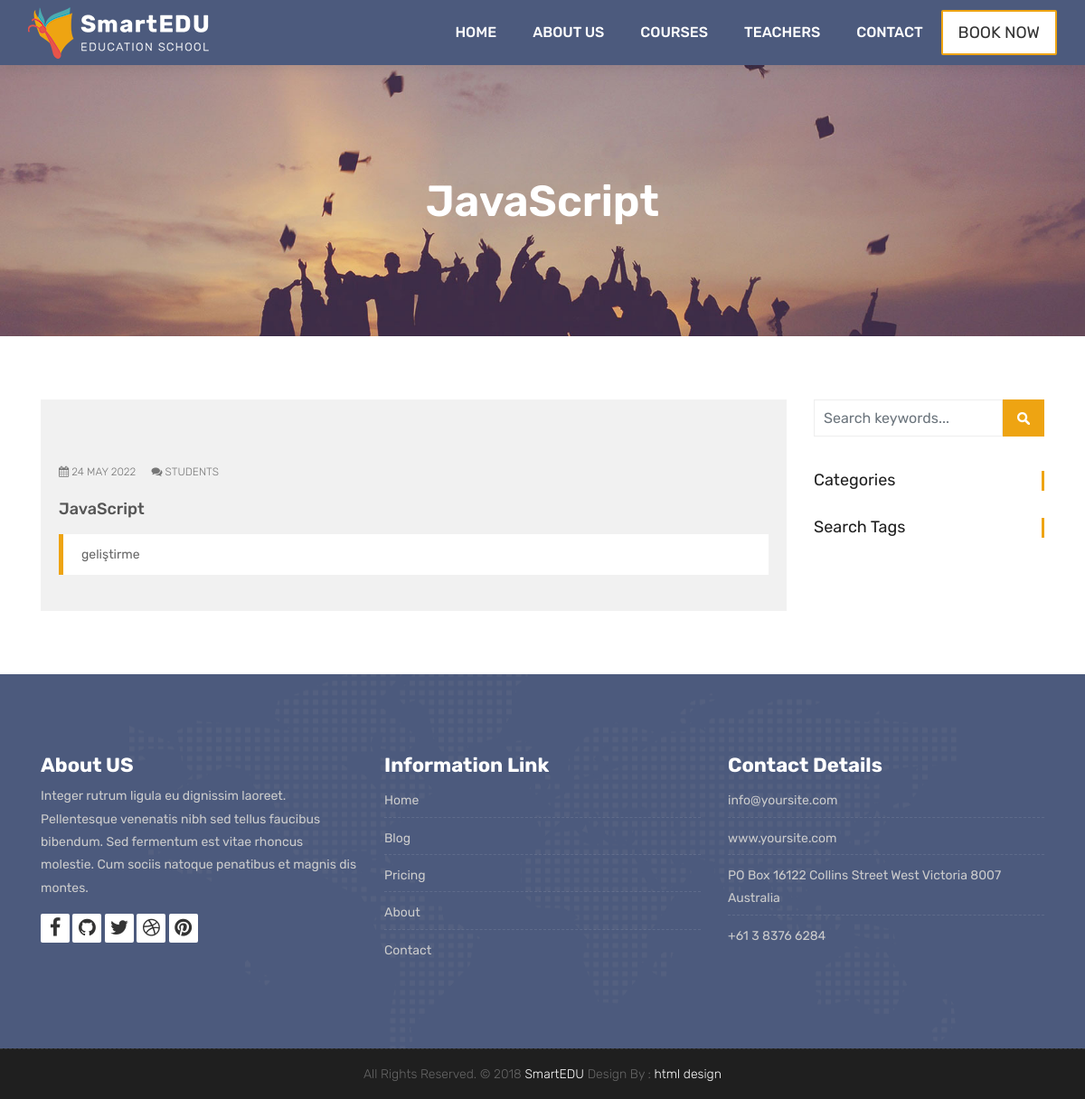
Screenshot of /course/web-development/6 with the database file from the repository.
### courses/models.py (models this page shows, shortened)
class Course(models.Model):
    name = models.CharField(max_length=100, unique=True, verbose_name= "Kurs Adı", help_text= "Kurs adını yazınız")
    category = models.ForeignKey(Category, null=True, on_delete=models.DO_NOTHING)
    tags = models.ManyToManyField(Tag, null=True, blank=True)
    description = models.TextField(blank=True, null=True)
    image = models.ImageField(upload_to= "media/%Y %m %d/", default="media/courseisnot.png")
    date = models.DateTimeField(auto_now=True)
    available = models.BooleanField(default=True)

### courses/views.py (the view)
# urls.py: path('<slug:category_slug>/<int:course_id>', course_detail, name = "course_detail"),
def course_detail(request, category_slug, course_id):
    course = Course.objects.get(category__slug=category_slug, id=course_id)
    context = {
        'course' : course
    }
    return render(request, 'course.html', context)

### templates/course.html (shortened to what this page needs)
{% extends 'partials/_base.html' %}
{% load static %}
{% block content %}
<div class="all-title-box">
	<div class="container text-center">
		<h1>{{course.name}}</span></h1>
	</div>
</div>
<div id="overviews" class="section wb">
	<div class="container">
		<div class="row">
			<div class="col-lg-9 blog-post-single">
				<div class="blog-item">
					<div class="image-blog">
					</div>
					<div class="post-content">
						<div class="meta-info-blog">
							<span><i class="fa fa-calendar"></i> {{course.date|date:"d M Y"}}</span>
							<span><i class="fa fa-comments"></i> Students</span>
						</div>
						<div class="blog-title">
							<h2><a href="#" title="">{{course.name}}</a></h2>
						</div>
						<div class="blog-desc">
							<blockquote class="default">
								{{course.description}}
							</blockquote>
						</div>
					</div>
				</div>
			</div>
			<div class="col-lg-3 col-12 right-single">
				<div class="widget-search">
					<div class="site-search-area">
						<form method="get" id="site-searchform" action="#">
							<div>
								<input class="input-text form-control" name="search-k" id="search-k"
									placeholder="Search keywords..." type="text">
								<input id="searchsubmit" value="Search" type="submit">
							</div>
						</form>
					</div>
				</div>
				<div class="widget-categories">
					<h3 class="widget-title">Categories</h3>
				</div>
				<div class="widget-tags">
					<h3 class="widget-title">Search Tags</h3>
				</div>
			</div>
		</div>
	</div>
</div>
{% endblock %}

### static/style.css (style rules this page uses)
body { color: #333333; font-size: 14px; font-family: 'Rubik', sans-serif; line-height: 1.80857; }
html, body { height: 100%; }
a { color: #1f1f1f; text-decoration: none !important; outline: none !important; -webkit-transition: all .3s ease-in-out; -moz-transition: all .3s ease-in-out; -ms-transition: all .3s ease-in-out; -o-transition: all .3s ease-in-out; transition: all .3s ease-in-out; }
h1, h2, h3, h4, h5, h6 { letter-spacing: 0; font-weight: normal; position: relative; padding: 0 0 10px 0; font-weight: normal; line-height: 120% !important; color: #1f1f1f; margin: 0 }
h1 { font-size: 24px }
h2 { font-size: 22px }
h3 { font-size: 18px }
h1 a, h2 a, h3 a, h4 a, h5 a, h6 a { color: #212121; text-decoration: none!important; opacity: 1 }
a { color: #1f1f1f; text-decoration: none; outline: none; }
a, .btn { text-decoration: none !important; outline: none !important; -webkit-transition: all .3s ease-in-out; -moz-transition: all .3s ease-in-out; -ms-transition: all .3s ease-in-out; -o-transition: all .3s ease-in-out; transition: all .3s ease-in-out; }
blockquote { margin: 20px 0 20px; padding: 30px; }
.section { display: block; position: relative; overflow: hidden; padding: 70px 0; }
.section.wb { background-color: #ffffff; }
.all-title-box { background: url(images/banner.jpg)no-repeat; -webkit-background-size: cover; -moz-background-size: cover; -o-background-size: cover; background-size: cover; background-position: center; min-height: 300px; }
.all-title-box h1 { color: #fff; font-weight: 600; text-transform: capitalize; padding-top: 11%; font-size: 48px; line-height: 0px; }
.blog-item { background: #f1f1f1; padding: 20px; }
.blog-item .meta-info-blog { margin-top: 25px; padding: 0; text-transform: uppercase; font-size: 12px; font-weight: 300; }
.meta-info-blog > span { display: inline-block; padding-right: 14px; color: #777; }
.blog-title > h2 { margin: 15px 0; padding: 0px; }
.blog-title a { font-size: 18px; line-height: 25px; font-weight: 500; color: #555; text-transform: capitalize; }
blockquote { padding: 10px 20px; margin: 0 0 20px; font-size: 17.5px; border-left: 5px solid #ffffff; }
blockquote.default { border-color: #eea412; color: #666; background: #ffffff; font-size: inherit; }
.right-single .widget-search { margin-bottom: 30px; position: relative; display: inline-block; width: 100%; }
#site-searchform .form-control { border: 1px solid #eee; background-color: #fff; width: 82%; height: 41px; padding: 5px 10px 5px 10px; color: #999; float: left; border-radius: 0; }
#site-searchform #searchsubmit { float: left; width: 18%; height: 41px; cursor: pointer; text-indent: -5555em; line-height: 100; overflow: hidden; background: #eea412 url(images/search-icon.png) no-repeat center 14px; border: 0; transition: all 0.4s ease-in-out; -webkit-transition: all 0.4s ease-in-out; -moz-transition: all 0.4s ease-in-out; -ms-transition: all 0.4s ease-in-out; -o-transition: all 0.4s ease-in-out; }
.widget-categories { margin-bottom: 30px; }
.widget-categories .widget-title { font-size: 18px; font-weight: 400; padding: 0px; margin-bottom: 15px; border-right: 3px solid #eea412; }
.widget-tags .widget-title { font-size: 18px; font-weight: 400; padding: 0px; margin-bottom: 15px; border-right: 3px solid #eea412; }

### rows the page displays
Course: name "JavaScript", date "24 MAY 2022", description "geliştirme"
